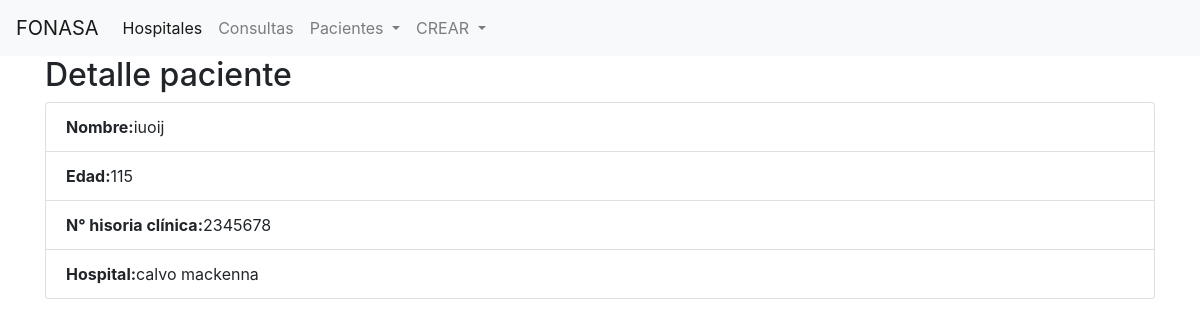
/paciente/10/, run on the app's committed database.
### main/models.py (models this page shows, shortened)
class Paciente(models.Model):
    prioridad = models.PositiveIntegerField()
    nombre = models.CharField(max_length=60)
    edad = models.PositiveIntegerField()
    n_hist_clinica = models.PositiveIntegerField("N° historia clínica")
    hospitales = models.ForeignKey(Hospital, on_delete=models.CASCADE)
    class Meta:
        verbose_name = 'Paciente'
        verbose_name_plural = 'Pacientes'
        ordering = ('pk',)

class Hospital(models.Model):
    nombre = models.CharField(max_length=60)
    class Meta:
        verbose_name = 'Hospital'
        verbose_name_plural = 'Hospitales'
        ordering = ('nombre',)
    def __str__(self):
        return self.nombre

### main/views.py (the view)
# urls.py: path('paciente/<int:pk>/', PacienteDetailView.as_view(), name='paciente_detail'),
class PacienteDetailView(DetailView):
    model = Paciente
    template_name = 'paciente_detail.html'

### main/templates/paciente_detail.html
{% extends "base.html" %}
{% block content %}
<h2>Detalle paciente</h2>
<ul class="list-group">
    <li class="list-group-item"><b>Nombre:</b>{{ object.nombre }}</li>
    <li class="list-group-item"><b>Edad:</b>{{ object.edad }}</li>
    <li class="list-group-item"><b>N° hisoria clínica:</b>{{ object.n_hist_clinica }}</li>
    <li class="list-group-item"><b>Hospital:</b>{{ object.hospitales }}</li>
</ul>
{%  endblock content%}

### data on the page
Paciente: nombre "iuoij", edad "115", n_hist_clinica "2345678", hospitales "calvo mackenna"
